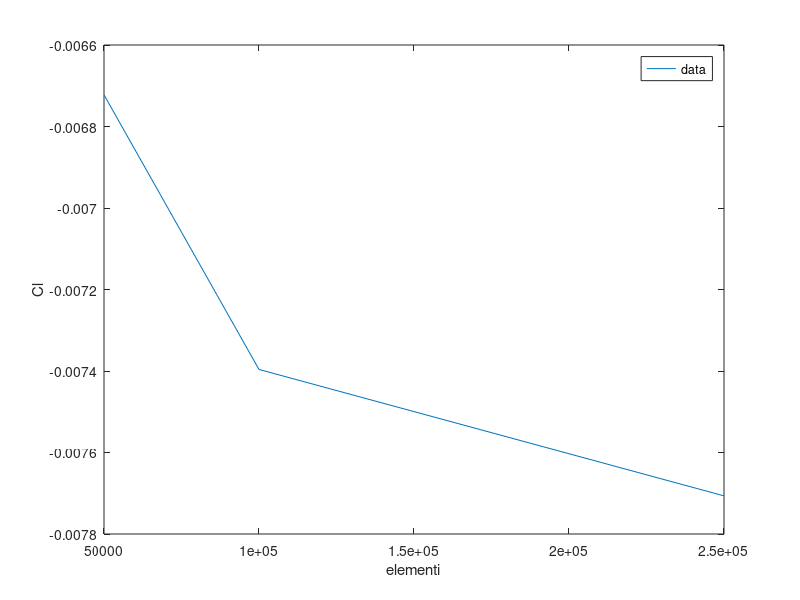

The MATLAB script that drew this image:
%% GRID CONVERGENCE
clc
clear
close all
%% DATI
CL = [-0.006722328615, -0.007396214012, -0.007706408986];
elementi = [50e3, 100e3, 250e3]';
%% FIGURE
figure(1)
plot(elementi,CL,'-') 
xlabel('elementi')
ylabel('Cl')
legend('data', 'Location', 'Best')